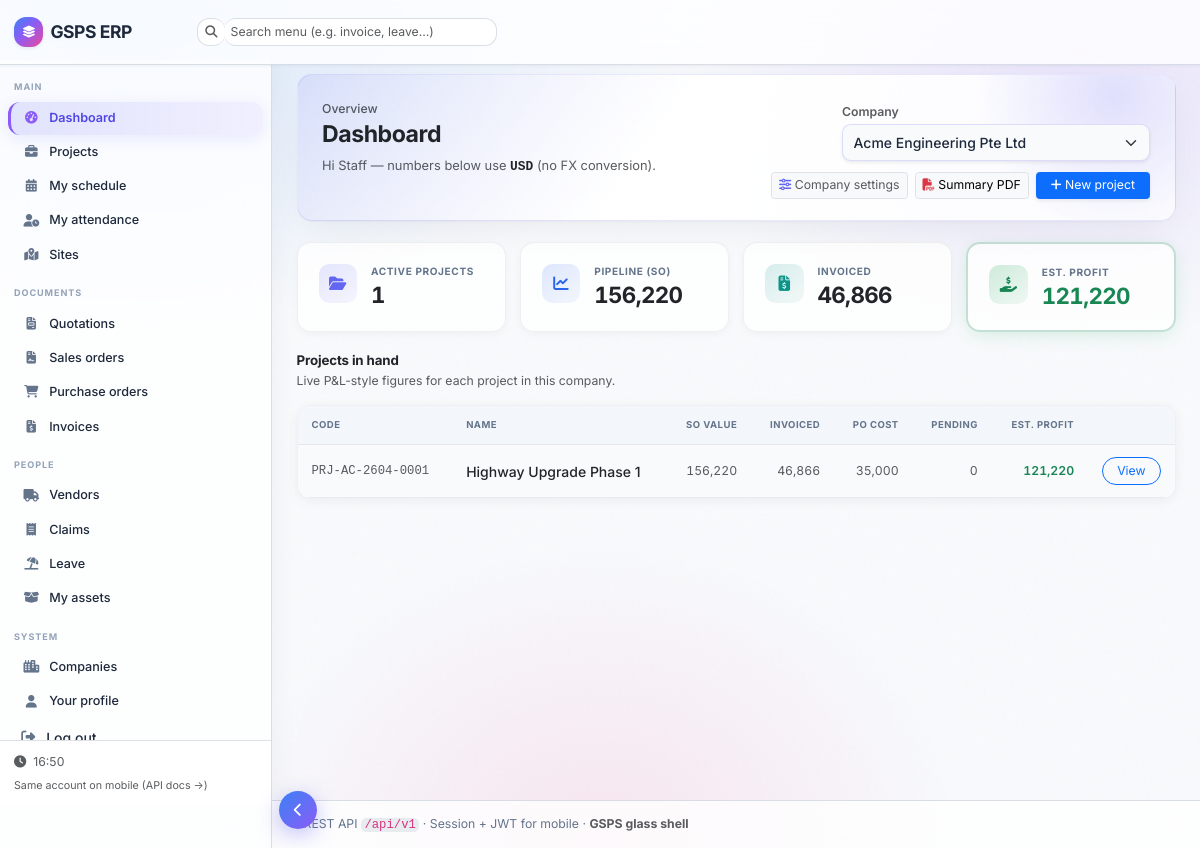
The app's page /dashboard (signed in) with its own data.
### app/models/entities.py (models this page shows)
class User(Base):
    __tablename__ = "users"
    id: Mapped[int] = mapped_column(primary_key=True)
    username: Mapped[str] = mapped_column(String(80), unique=True, index=True)
    email: Mapped[str] = mapped_column(String(255), unique=True, index=True)
    hashed_password: Mapped[str] = mapped_column(String(255))
    full_name: Mapped[str] = mapped_column(String(200))
    role: Mapped[UserRole] = mapped_column(Enum(UserRole), default=UserRole.staff)
    preferred_currency: Mapped[str] = mapped_column(String(8), default="USD")
    is_active: Mapped[bool] = mapped_column(Boolean, default=True)
    created_at: Mapped[datetime] = mapped_column(DateTime(timezone=True), server_default=func.now())
    companies: Mapped[list["UserCompany"]] = relationship(back_populates="user", cascade="all, delete-orphan")
    schedule_items: Mapped[list["ScheduleItem"]] = relationship(
        back_populates="assignee",
        cascade="all, delete-orphan",
        foreign_keys="[ScheduleItem.assignee_id]",
    )
    asset_assignments: Mapped[list["AssetAssignment"]] = relationship(
        back_populates="user",
        cascade="all, delete-orphan",
        foreign_keys="[AssetAssignment.user_id]",
    )
    leave_requests: Mapped[list["LeaveRequest"]] = relationship(
        back_populates="user",
        cascade="all, delete-orphan",
        foreign_keys="[LeaveRequest.user_id]",
    )
    employee_profile: Mapped["EmployeeProfile | None"] = relationship(
        back_populates="user", cascade="all, delete-orphan", uselist=False
    )

class Project(Base):
    __tablename__ = "projects"
    id: Mapped[int] = mapped_column(primary_key=True)
    company_id: Mapped[int] = mapped_column(ForeignKey("companies.id", ondelete="CASCADE"))
    code: Mapped[str] = mapped_column(String(50), index=True)
    name: Mapped[str] = mapped_column(String(300))
    client_name: Mapped[str] = mapped_column(String(300))
    status: Mapped[ProjectStatus] = mapped_column(Enum(ProjectStatus), default=ProjectStatus.active)
    currency: Mapped[str] = mapped_column(String(8), default="USD")
    notes: Mapped[str | None] = mapped_column(Text, nullable=True)
    created_at: Mapped[datetime] = mapped_column(DateTime(timezone=True), server_default=func.now())
    company: Mapped["Company"] = relationship()
    quotations: Mapped[list["Quotation"]] = relationship(back_populates="project")
    sales_orders: Mapped[list["SalesOrder"]] = relationship(back_populates="project")
    purchase_orders: Mapped[list["PurchaseOrder"]] = relationship(back_populates="project")
    claims: Mapped[list["InternalClaim"]] = relationship(back_populates="project")
    invoices: Mapped[list["Invoice"]] = relationship(back_populates="project")
    cost_lines: Mapped[list["ProjectCostLine"]] = relationship(
        back_populates="project", cascade="all, delete-orphan", order_by="ProjectCostLine.created_at"
    )
    schedule_items: Mapped[list["ScheduleItem"]] = relationship(
        back_populates="project", cascade="all, delete-orphan", order_by="ScheduleItem.start_at"
    )
    sites: Mapped[list["Site"]] = relationship(
        back_populates="project", cascade="all, delete-orphan", order_by="Site.created_at"
    )

### app/routers/web.py (the view)
@router.get("/dashboard", response_class=HTMLResponse)
async def dashboard(
    request: Request,
    user: User = Depends(get_current_user_web),
    db: AsyncSession = Depends(get_db),
    company_id: int = Depends(get_active_company_id),
):
    companies = await load_user_companies(db, user.id)
    data = await company_dashboard_data(db, company_id)
    return templates.TemplateResponse(
        "dashboard.html",
        _tc(
            await _with_approvals_badge(
                db,
                user,
                company_id,
                {
                    "request": request,
                    "user": user,
                    "companies": companies,
                    "active_company_id": company_id,
                    "kpis": data["kpis"],
                    "rows": data["projects"],
                    "gm": data.get("gm"),
                },
            )
        ),
    )

### app/templates/dashboard.html (shortened to what this page needs)
{% extends "base.html" %}
{% block content %}
<div class="dash-hero">
  <div class="row g-3 align-items-start position-relative" style="z-index:1;">
    <div class="col-lg">
      <p class="text-body-secondary small mb-1 fw-medium">Overview</p>
      <h1 class="fw-bold text-body mb-2">Dashboard</h1>
      <p class="text-body-secondary mb-0" style="max-width:34rem;font-size:0.92rem;line-height:1.5;">
        {% if user.full_name %}Hi {{ user.full_name.split()[0] }} — {% endif %}numbers below use
        <span class="font-monospace fw-semibold text-body">{{ user.preferred_currency }}</span>
        (no FX conversion).
      </p>
    </div>
    <div class="col-lg-auto d-flex flex-column align-items-lg-end gap-2">
      <form action="/switch-company" method="post" class="dash-company-pill w-100">
        <label class="form-label small fw-semibold text-body-secondary mb-1" for="dashCompany">Company</label>
        <select name="company_id" id="dashCompany" class="form-select shadow-sm" onchange="this.form.submit()">
          {% for uc in companies %}
          <option value="{{ uc.company_id }}" {% if uc.company_id == active_company_id %}selected{% endif %}>
            {{ uc.company.name }}
          </option>
          {% endfor %}
        </select>
      </form>
      <div class="d-flex flex-wrap gap-2 justify-content-lg-end mt-1">
        <a href="/companies/{{ active_company_id }}/settings" class="btn btn-sm btn-light border text-body-secondary">
          <i class="fas fa-sliders-h me-1 text-primary"></i>Company settings
        </a>
        <a href="/reports/company-summary.pdf" class="btn btn-sm btn-light border">
          <i class="fas fa-file-pdf me-1 text-danger"></i>Summary PDF
        </a>
        <a href="/projects/new" class="btn btn-sm btn-primary px-3 shadow-sm">
          <i class="fas fa-plus me-1"></i>New project
        </a>
      </div>
    </div>
  </div>
</div>
<div class="row g-3 mb-4">
  <div class="col-6 col-xl-3">
    <div class="dash-kpi p-3 p-xl-4 d-flex gap-3 align-items-start">
      <div class="dash-kpi-icon text-primary" style="background:linear-gradient(145deg,rgba(99,102,241,0.16),rgba(99,102,241,0.06));">
        <i class="fas fa-folder-open"></i>
      </div>
      <div class="min-w-0 flex-grow-1">
        <div class="dash-kpi-label">Active projects</div>
        <div class="dash-kpi-val text-body">{{ kpis.active_count|amount(0) }}</div>
      </div>
    </div>
  </div>
  <div class="col-6 col-xl-3">
    <div class="dash-kpi p-3 p-xl-4 d-flex gap-3 align-items-start">
      <div class="dash-kpi-icon" style="color:#2563eb;background:linear-gradient(145deg,rgba(37,99,235,0.15),rgba(37,99,235,0.05));">
        <i class="fas fa-chart-line"></i>
      </div>
      <div class="min-w-0 flex-grow-1">
        <div class="dash-kpi-label">Pipeline (SO)</div>
        <div class="dash-kpi-val text-body text-truncate" title="{{ kpis.pipeline_value|amount }}">{{ kpis.pipeline_value|amount }}</div>
      </div>
    </div>
  </div>
  <div class="col-6 col-xl-3">
    <div class="dash-kpi p-3 p-xl-4 d-flex gap-3 align-items-start">
      <div class="dash-kpi-icon" style="color:#0d9488;background:linear-gradient(145deg,rgba(13,148,136,0.16),rgba(13,148,136,0.05));">
        <i class="fas fa-file-invoice-dollar"></i>
      </div>
      <div class="min-w-0 flex-grow-1">
        <div class="dash-kpi-label">Invoiced</div>
        <div class="dash-kpi-val text-body text-truncate">{{ kpis.invoiced|amount }}</div>
      </div>
    </div>
  </div>
  <div class="col-6 col-xl-3">
    <div class="dash-kpi p-3 p-xl-4 d-flex gap-3 align-items-start border-success border-2 border-opacity-25" style="box-shadow:0 4px 20px -4px rgba(22,163,74,0.2);">
      <div class="dash-kpi-icon text-success" style="background:linear-gradient(145deg,rgba(22,163,74,0.2),rgba(22,163,74,0.06));">
        <i class="fas fa-hand-holding-dollar"></i>
      </div>
      <div class="min-w-0 flex-grow-1">
        <div class="dash-kpi-label">Est. profit</div>
        <div class="dash-kpi-val text-success text-truncate">{{ kpis.profit_est|amount }}</div>
      </div>
    </div>
  </div>
</div>
<div class="d-flex flex-column flex-md-row align-items-md-end justify-content-between gap-2 mb-3">
  <div>
    <h2 class="dash-section-title text-body mb-1">Projects in hand</h2>
    <p class="small text-body-secondary mb-0">Live P&amp;L-style figures for each project in this company.</p>
  </div>
</div>
<div class="dash-table-wrap">
  <div class="table-responsive">
    <table class="table table-hover align-middle">
      <thead>
        <tr>
          <th>Code</th>
          <th>Name</th>
          <th class="text-end">SO value</th>
          <th class="text-end">Invoiced</th>
          <th class="text-end">PO cost</th>
          <th class="text-end">Pending</th>
          <th class="text-end">Est. profit</th>
          <th class="text-end pe-3" style="width:1%;"></th>
        </tr>
      </thead>
      <tbody>
        {% for row in rows %}
        {% set p = row.project %}
        <tr>
          <td class="font-monospace small text-body-secondary">{{ p.code }}</td>
          <td class="fw-medium text-body">{{ p.name }}</td>
          <td class="text-end small tabular-nums text-body-secondary">{{ row.so_value|amount }}</td>
          <td class="text-end small tabular-nums text-body-secondary">{{ row.invoiced|amount }}</td>
          <td class="text-end small tabular-nums text-body-secondary">{{ row.po_cost|amount }}</td>
          <td class="text-end small tabular-nums text-body-secondary">{{ row.pending_cost|amount }}</td>
          <td class="text-end small tabular-nums fw-semibold text-success">{{ row.profit_est|amount }}</td>
          <td class="text-end pe-3">
            <a class="btn btn-sm btn-outline-primary rounded-pill px-3" href="/projects/{{ p.id }}">View</a>
          </td>
        </tr>
        {% endfor %}
      </tbody>
    </table>
  </div>
</div>
{% endblock %}

### app/static/css/gsps-theme.css (style rules this page uses)
:root, [data-bs-theme="light"] { --gsps-accent-a: #3b82f6; --gsps-accent-b: #8b5cf6; --gsps-accent-c: #ec4899; --gsps-success: #10b981; --bw-primary: #6366f1; --bw-primary-dark: #4f46e5; --bw-accent: #8b5cf6; --bw-surface: rgba(255, 255, 255, 0.78); --bw-surface-solid: #ffffff; --bw-canvas: #f8fafc; --bw-sidebar-w: 272px; --bw-sidebar-collapsed: 76px; --bw-navbar-h: 60px; --bw-border: rgba(148, 163, 184, 0.35); --bw-shadow: 0 8px 32px rgba(15, 23, 42, 0.07), 0 2px 8px rgba(15, 23, 42, 0.04); --bs-primary: #6366f1; --bs-primary-rgb: 99, 102, 241; --bs-link-color: #4f46e5; --bs-link-hover-color: #4338ca; --bs-body-bg: #f8fafc; --bs-body-color: #1e293b; }
html { font-size: 14px; -webkit-font-smoothing: antialiased; }
body { font-family: Inter, system-ui, -apple-system, "Segoe UI", Roboto, sans-serif; font-size: 14px; font-weight: 400; background-color: transparent !important; color: var(--bs-body-color); position: relative; }

### app/templates/dashboard.html (style rules this page uses)
.dash-hero { border-radius: 1.125rem; padding: 1.75rem 1.75rem 1.5rem; margin-bottom: 1.5rem; position: relative; overflow: hidden; background: linear-gradient(125deg, rgba(99, 102, 241, 0.11) 0%, rgba(255, 255, 255, 0.95) 42%, var(--bw-surface) 100%); border: 1px solid rgba(99, 102, 241, 0.14); box-shadow: 0 1px 2px rgba(15, 23, 42, 0.04), 0 12px 40px -12px rgba(15, 23, 42, 0.08); }
.dash-hero::after { content: ""; position: absolute; width: 280px; height: 280px; right: -80px; top: -120px; border-radius: 50%; background: radial-gradient(circle, rgba(99, 102, 241, 0.18) 0%, transparent 70%); pointer-events: none; }
.dash-hero h1 { font-size: clamp(1.35rem, 2.5vw, 1.65rem); letter-spacing: -0.02em; }
.dash-company-pill { max-width: 22rem; }
.dash-company-pill .form-select { border-radius: 0.625rem; border-color: rgba(99, 102, 241, 0.2); padding-top: 0.5rem; padding-bottom: 0.5rem; font-weight: 500; }
.dash-kpi { border-radius: 1rem; border: 1px solid rgba(15, 23, 42, 0.06); background: var(--bw-surface); box-shadow: 0 2px 8px rgba(15, 23, 42, 0.04); transition: transform 0.18s ease, box-shadow 0.18s ease; height: 100%; }
.dash-kpi-icon { width: 2.75rem; height: 2.75rem; border-radius: 0.75rem; display: flex; align-items: center; justify-content: center; font-size: 1.1rem; flex-shrink: 0; }
.dash-kpi-val { font-size: clamp(1.25rem, 2.2vw, 1.6rem); font-weight: 700; letter-spacing: -0.03em; line-height: 1.15; font-variant-numeric: tabular-nums; }
.dash-kpi-label { font-size: 0.72rem; font-weight: 700; text-transform: uppercase; letter-spacing: 0.06em; color: #64748b; margin-bottom: 0.2rem; }
.dash-table-wrap { border-radius: 1rem; border: 1px solid rgba(15, 23, 42, 0.06); background: var(--bw-surface); box-shadow: 0 2px 12px rgba(15, 23, 42, 0.05); overflow: hidden; }
.dash-table-wrap .table { margin-bottom: 0; }
.dash-table-wrap thead th { font-size: 0.68rem; font-weight: 700; text-transform: uppercase; letter-spacing: 0.05em; color: #64748b !important; background: rgba(241, 245, 249, 0.85) !important; border-bottom: 1px solid rgba(15, 23, 42, 0.08) !important; padding: 0.85rem 1rem; white-space: nowrap; }
.dash-table-wrap tbody td { padding: 0.9rem 1rem; vertical-align: middle; }
.dash-table-wrap tbody tr { border-color: rgba(15, 23, 42, 0.06); }
.dash-section-title { font-size: 0.95rem; font-weight: 700; letter-spacing: -0.01em; }

### records on screen
User: full_name "Staff", preferred_currency "USD"
Project: code "PRJ-AC-2604-0001", name "Highway Upgrade Phase 1"

### other values on screen
{{ app_name }} "GSPS ERP"
{{ kpis.active_count|amount(0) }} "1"
{{ kpis.pipeline_value|amount }} "156,220"
{{ kpis.invoiced|amount }} "46,866"
{{ kpis.profit_est|amount }} "121,220"
{{ row.so_value|amount }} "156,220"
{{ row.invoiced|amount }} "46,866"
{{ row.po_cost|amount }} "35,000"
{{ row.pending_cost|amount }} "0"
{{ row.profit_est|amount }} "121,220"
form field company_id "Acme Engineering Pte Ltd"
